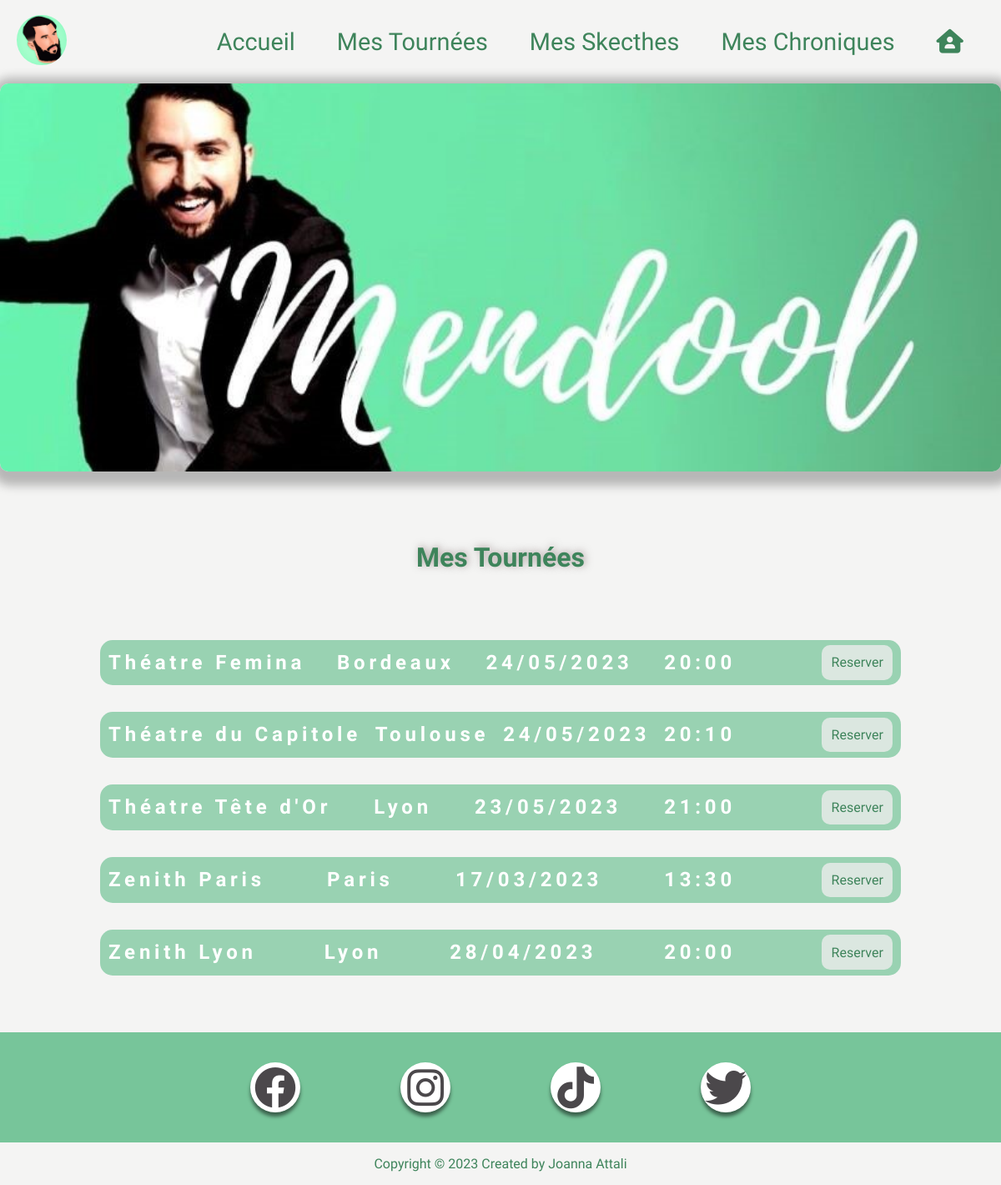
Page /ExamFinalMendool/index.php?page=tournee&action=list on the committed database.
### tables this page shows
CREATE TABLE `evenement` (
  `id` int(11) NOT NULL,
  `nom_tournee` varchar(200) NOT NULL,
  `nombre_personnes` int(11) NOT NULL,
  `date` date NOT NULL,
  `localisation` varchar(20) NOT NULL,
  `duree` int(11) NOT NULL,
  `heure` time NOT NULL
);

### ExamFinalMendool/index.php (called while the page is built)
<?php
	require_once("includes/core/router.php");

### ExamFinalMendool/includes/core/models/daoTournee.php (called while the page is built, shortened)
<?php
    require_once "includes/core/models/bdd.php";     require_once "includes/core/models/tournee.php";
    require_once "includes/core/models/tournee.php";
	function getAllTournees(): array{
		$conn = getConnexion();
        $SQLQuery = "SELECT evenement.id, nom_tournee, nombre_personnes, date, localisation, duree, heure
        FROM evenement";
        $SQLStmt = $conn->prepare($SQLQuery);
		$SQLStmt->execute();
        $listeTournees = array();
        while ($SQLRow = $SQLStmt->fetch(PDO::FETCH_ASSOC)){
			$dateHeure = date_create($SQLRow['date'].' '.$SQLRow['heure']);
			$uneTournee = new Tournee( $SQLRow['nom_tournee'], $SQLRow['nombre_personnes'], $dateHeure,$SQLRow['localisation'],$SQLRow['duree']);
			$uneTournee->setId($SQLRow['id']);
            $listeTournees[] = $uneTournee;
        }
		return $listeTournees;
    }

### ExamFinalMendool/includes/core/models/tournee.php (called while the page is built, shortened)
<?php
    class Tournee{
        private string $nom_tournee;
        private ?DateTime $date;
        private string $localisation;
        public function __construct(string $nom_tournee = '', int $nombre_personnes = 0, ?DateTime $date = null, string $localisation = '',int $duree=0) {
            $this->nom_tournee = $nom_tournee;
            $this->date = $date ?? new DateTime('now');
            $this->localisation = $localisation;
        }
        public function getNomTournee(): string{
            return $this->nom_tournee;
        }
        public function getLocalisation(): string{
            return $this->localisation;
        }
        public function getDate(): string{
            return $this->date->format('d/m/Y');
        }
        public function getHeure(): string{
            return $this->date->format('H:i');
        }
    }

### ExamFinalMendool/includes/core/views/view_list_tournees.phtml (the view, shortened to what this page needs)
<!DOCTYPE html>
<html lang="fr">
<head>
	<?php require "includes/partials/head.phtml"; ?>
</head>
<body>
	<header>
		<?php require_once "includes/partials/navbar.phtml"; ?>
	</header>
	<div class="container">
		<main id="liste_tournee">
			<h2>Mes Tournées</h2>
			<?php
				$admin = $_SESSION['admin']?? false;
				foreach ( $lesTournees as $uneTournee){
					print('<div class="spectacle_line">');
							print('<div class="spectacle_info">');
								print('<p class="align_p">'.$uneTournee->getNomTournee().'</p>');
								print('<p class="align_p">'.$uneTournee->getLocalisation().'</p>');
								print('<p class="align_p">'.$uneTournee->getDate().'</p>');
								print('<p class="align_p">'.$uneTournee->getHeure().'</p>');
							print('</div>');
						if($admin == false){
							print('<div>');
								print('<a href="https://www.fnacspectacles.com/" class="button_reserver" target="_blank" title="reserver">Reserver</a>');
							print('</div>');
							}
					print('</div>');
				}
			?>
		</main>
	</div>
	<footer>
		<?php require_once "includes/partials/footer.phtml"; ?>
	</footer>
</body>
</html>

### ExamFinalMendool/public/styles/style.css (style rules this page uses)
*, html { margin: 0; padding: 0; text-decoration: none; list-style-type: none; box-sizing: border-box; }
body { background-color: rgb(142 136 129 / 9%); overflow-x: hidden; }
:root { --color1:#77c59a; --colorh2:#3e845b; --policeNavbar: 'Covered By Your Grace', cursive; --policeTitreH2: 'Rock Salt', cursive; --policeTexte:'Kalam', cursive; --policebtn:'Indie Flower', cursive; --policeCom:'Manrope', sans-serif; }
.spectacle_line { background-color: #77c59ab8; border-radius: 15px; margin: 2rem 0; border-radius: 15px; display: flex; flex-direction: column; padding: 5px 10px; }
.spectacle_line p { font-family: var(--policebtn); font-weight: 600; font-size: 1.5rem; color: white; text-align: center; line-height: 2.8rem; letter-spacing: 0.3rem; }
.spectacle_line a { display: flex; justify-content: center; }
.spectacle_info { display: flex; flex-direction: column; }
.spectacle_line > div:last-child { display: flex; flex-direction: column; }
@media only screen and (min-width: 900px) { .spectacle_line { display: flex; justify-content: space-between; flex-direction: row; align-items: center; } }
@media only screen and (min-width: 900px) { .spectacle_info { display: flex; flex-direction: row; justify-content: space-between; width: 80%; } }
h2 { font-family: var(--policeTitreH2); font-size: 2rem; margin: 5rem 0; text-align: center; color: var(--colorh2); text-shadow: 2px -1px 10px #9c8d8dcf; }
.container { width: 80%; margin: 0 auto; overflow-x: hidden; }
.button_reserver { background: #ecedebce; padding: 0.7rem; font-family: var(--policebtn); font-size: 1rem; color: var(--colorh2); border-radius: 10px; border: none; width:fit-content; margin: auto; }

### rows in the picture
evenement: nom_tournee "Théatre Femina", localisation "Bordeaux", Date "24/05/2023", Heure "20:00"
evenement: nom_tournee "Théatre du Capitole", localisation "Toulouse", Date "24/05/2023", Heure "20:10"
evenement: nom_tournee "Théatre Tête d'Or", localisation "Lyon", Date "23/05/2023", Heure "21:00"
evenement: nom_tournee "Zenith Paris", localisation "Paris", Date "17/03/2023", Heure "13:30"
evenement: nom_tournee "Zenith Lyon", localisation "Lyon", Date "28/04/2023", Heure "20:00"
